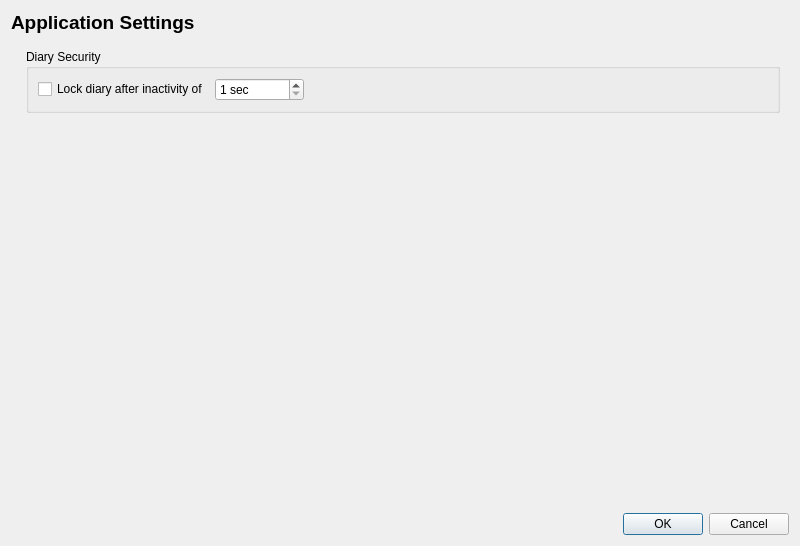
<?xml version="1.0" encoding="UTF-8"?>
<ui version="4.0">
 <class>SettingsWidget</class>
 <widget class="QWidget" name="SettingsWidget">
  <property name="geometry">
   <rect>
    <x>0</x>
    <y>0</y>
    <width>800</width>
    <height>546</height>
   </rect>
  </property>
  <property name="windowTitle">
   <string>SettingsWidget</string>
  </property>
  <layout class="QVBoxLayout" name="verticalLayout">
   <item>
    <widget class="QLabel" name="label">
     <property name="font">
      <font>
       <pointsize>14</pointsize>
      </font>
     </property>
     <property name="text">
      <string>&lt;b&gt;Application Settings&lt;/b&gt;</string>
     </property>
    </widget>
   </item>
   <item>
    <layout class="QHBoxLayout" name="horizontalLayout">
     <item>
      <widget class="CategoryListWidget" name="categoryListWidget" native="true">
       <property name="sizePolicy">
        <sizepolicy hsizetype="Fixed" vsizetype="Preferred">
         <horstretch>0</horstretch>
         <verstretch>0</verstretch>
        </sizepolicy>
       </property>
      </widget>
     </item>
     <item>
      <widget class="QStackedWidget" name="stackedWidget">
       <property name="currentIndex">
        <number>1</number>
       </property>
       <widget class="QWidget" name="pageGeneral">
        <layout class="QVBoxLayout" name="verticalLayout_2">
         <property name="spacing">
          <number>0</number>
         </property>
         <property name="leftMargin">
          <number>0</number>
         </property>
         <property name="topMargin">
          <number>0</number>
         </property>
         <property name="rightMargin">
          <number>0</number>
         </property>
         <property name="bottomMargin">
          <number>0</number>
         </property>
         <item>
          <widget class="QScrollArea" name="scrollArea">
           <property name="frameShape">
            <enum>QFrame::NoFrame</enum>
           </property>
           <property name="widgetResizable">
            <bool>true</bool>
           </property>
           <widget class="QWidget" name="scrollAreaWidgetContents">
            <property name="geometry">
             <rect>
              <x>0</x>
              <y>0</y>
              <width>774</width>
              <height>467</height>
             </rect>
            </property>
            <layout class="QVBoxLayout" name="verticalLayout_4">
             <item>
              <widget class="QGroupBox" name="groupBox">
               <property name="title">
                <string>File Management</string>
               </property>
               <layout class="QVBoxLayout" name="verticalLayout_3">
                <item>
                 <widget class="QCheckBox" name="autoSaveWhenLockCheckBox">
                  <property name="text">
                   <string>Automatically save diary when locking</string>
                  </property>
                 </widget>
                </item>
                <item>
                 <widget class="QCheckBox" name="backupBeforeSaveCheckBox">
                  <property name="text">
                   <string>Backup diary before saving</string>
                  </property>
                 </widget>
                </item>
               </layout>
              </widget>
             </item>
             <item>
              <widget class="QGroupBox" name="groupBox_3">
               <property name="title">
                <string>Pie Chart</string>
               </property>
               <layout class="QGridLayout" name="gridLayout">
                <item row="1" column="1" alignment="Qt::AlignLeft">
                 <widget class="QComboBox" name="pieChartNumberOfDaysComboBox">
                  <item>
                   <property name="text">
                    <string>Ascending</string>
                   </property>
                  </item>
                  <item>
                   <property name="text">
                    <string>Descending</string>
                   </property>
                  </item>
                 </widget>
                </item>
                <item row="0" column="0">
                 <widget class="QRadioButton" name="pieChartSortByRatingRadioButton">
                  <property name="text">
                   <string>Sort by rating</string>
                  </property>
                  <attribute name="buttonGroup">
                   <string notr="true">pieChartSortButtonGroup</string>
                  </attribute>
                 </widget>
                </item>
                <item row="0" column="1" alignment="Qt::AlignLeft">
                 <widget class="QComboBox" name="pieChartRatingComboBox">
                  <item>
                   <property name="text">
                    <string>Ascending</string>
                   </property>
                  </item>
                  <item>
                   <property name="text">
                    <string>Descending</string>
                   </property>
                  </item>
                 </widget>
                </item>
                <item row="1" column="0">
                 <widget class="QRadioButton" name="pieChartSortByNumberOfDaysRadioButton">
                  <property name="sizePolicy">
                   <sizepolicy hsizetype="Fixed" vsizetype="Fixed">
                    <horstretch>0</horstretch>
                    <verstretch>0</verstretch>
                   </sizepolicy>
                  </property>
                  <property name="text">
                   <string>Sort by number of days</string>
                  </property>
                  <attribute name="buttonGroup">
                   <string notr="true">pieChartSortButtonGroup</string>
                  </attribute>
                 </widget>
                </item>
               </layout>
              </widget>
             </item>
             <item alignment="Qt::AlignLeft">
              <widget class="QPushButton" name="resetSettingsButton">
               <property name="text">
                <string>Reset All Settings</string>
               </property>
              </widget>
             </item>
             <item>
              <spacer name="verticalSpacer">
               <property name="orientation">
                <enum>Qt::Vertical</enum>
               </property>
               <property name="sizeHint" stdset="0">
                <size>
                 <width>20</width>
                 <height>40</height>
                </size>
               </property>
              </spacer>
             </item>
            </layout>
           </widget>
          </widget>
         </item>
        </layout>
       </widget>
       <widget class="QWidget" name="pageSecurity">
        <layout class="QVBoxLayout" name="verticalLayout_5">
         <property name="spacing">
          <number>0</number>
         </property>
         <property name="leftMargin">
          <number>0</number>
         </property>
         <property name="topMargin">
          <number>0</number>
         </property>
         <property name="rightMargin">
          <number>0</number>
         </property>
         <property name="bottomMargin">
          <number>0</number>
         </property>
         <item>
          <widget class="QScrollArea" name="scrollArea_2">
           <property name="frameShape">
            <enum>QFrame::NoFrame</enum>
           </property>
           <property name="widgetResizable">
            <bool>true</bool>
           </property>
           <widget class="QWidget" name="scrollAreaWidgetContents_2">
            <property name="geometry">
             <rect>
              <x>0</x>
              <y>0</y>
              <width>774</width>
              <height>467</height>
             </rect>
            </property>
            <layout class="QVBoxLayout" name="verticalLayout_6">
             <item>
              <widget class="QGroupBox" name="groupBox_2">
               <property name="title">
                <string>Diary Security</string>
               </property>
               <layout class="QVBoxLayout" name="verticalLayout_7">
                <item>
                 <layout class="QHBoxLayout" name="horizontalLayout_2">
                  <item>
                   <widget class="QCheckBox" name="diaryLockTimeoutCheckBox">
                    <property name="sizePolicy">
                     <sizepolicy hsizetype="Fixed" vsizetype="Fixed">
                      <horstretch>0</horstretch>
                      <verstretch>0</verstretch>
                     </sizepolicy>
                    </property>
                    <property name="text">
                     <string>Lock diary after inactivity of</string>
                    </property>
                   </widget>
                  </item>
                  <item alignment="Qt::AlignLeft">
                   <widget class="SpinBox" name="diaryLockTimeoutSpinBox">
                    <property name="suffix">
                     <string> sec</string>
                    </property>
                    <property name="minimum">
                     <number>1</number>
                    </property>
                    <property name="maximum">
                     <number>999999999</number>
                    </property>
                   </widget>
                  </item>
                 </layout>
                </item>
               </layout>
              </widget>
             </item>
             <item>
              <spacer name="verticalSpacer_2">
               <property name="orientation">
                <enum>Qt::Vertical</enum>
               </property>
               <property name="sizeHint" stdset="0">
                <size>
                 <width>20</width>
                 <height>40</height>
                </size>
               </property>
              </spacer>
             </item>
            </layout>
           </widget>
          </widget>
         </item>
        </layout>
       </widget>
      </widget>
     </item>
    </layout>
   </item>
   <item>
    <widget class="QDialogButtonBox" name="buttonBox">
     <property name="standardButtons">
      <set>QDialogButtonBox::Cancel|QDialogButtonBox::Ok</set>
     </property>
    </widget>
   </item>
  </layout>
 </widget>
 <customwidgets>
  <customwidget>
   <class>CategoryListWidget</class>
   <extends>QWidget</extends>
   <header>gui/CategoryListWidget.h</header>
   <container>1</container>
  </customwidget>
  <customwidget>
   <class>SpinBox</class>
   <extends>QSpinBox</extends>
   <header>gui/ContextMenuOverride.h</header>
  </customwidget>
 </customwidgets>
 <resources/>
 <connections/>
 <buttongroups>
  <buttongroup name="pieChartSortButtonGroup"/>
 </buttongroups>
</ui>
